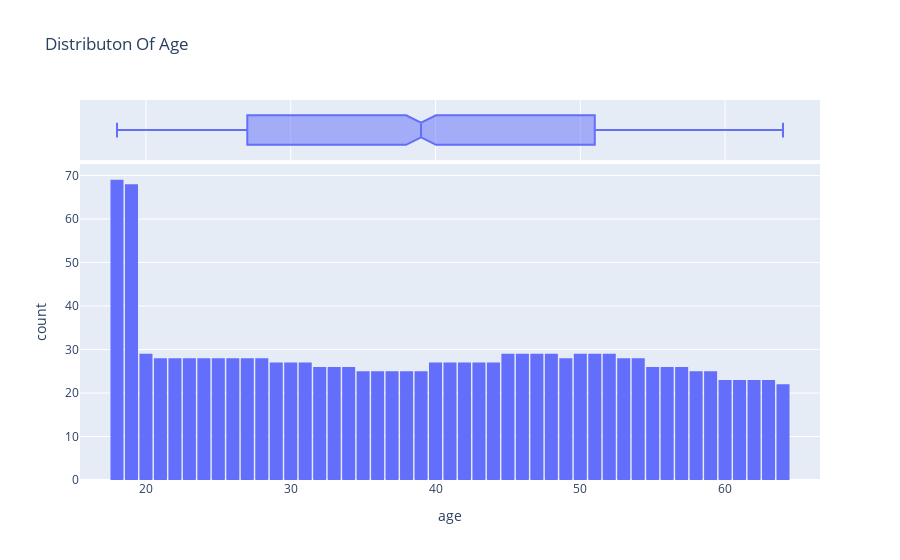

Notebook code for this chart:
### Code cell
fig = px.histogram(medical_df,
                   x='age',
                   marginal='box',
                   nbins=47,
                   title= 'Distributon Of Age'
)
fig.update_layout(bargap=0.1)
fig.show()

### Figure 1 — Plotly figure (JSON) as saved in the notebook; plotly's stock layout.template omitted (floating-point values rounded to 4 significant figures; data arrays with more than 128 entries replaced by an {"elided": "..."} marker saying what was removed)
{"data": [{"alignmentgroup": "True", "bingroup": "x", "hovertemplate": "age=%{x}<br>count=%{y}<extra></extra>", "legendgroup": "", "marker": {"color": "#636efa", "pattern": {"shape": ""}}, "name": "", "nbinsx": 47, "offsetgroup": "", "orientation": "v", "showlegend": false, "type": "histogram", "x": {"elided": "1338 int values"}, "xaxis": "x", "yaxis": "y"}, {"alignmentgroup": "True", "hovertemplate": "age=%{x}<extra></extra>", "legendgroup": "", "marker": {"color": "#636efa"}, "name": "", "notched": true, "offsetgroup": "", "showlegend": false, "type": "box", "x": {"elided": "1338 int values"}, "xaxis": "x2", "yaxis": "y2"}], "layout": {"bargap": 0.1, "barmode": "relative", "legend": {"tracegroupgap": 0}, "title": {"text": "Distributon Of Age"}, "xaxis": {"anchor": "y", "domain": [0, 1], "title": {"text": "age"}}, "xaxis2": {"anchor": "y2", "domain": [0, 1], "matches": "x", "showgrid": true, "showticklabels": false}, "yaxis": {"anchor": "x", "domain": [0, 0.8316], "title": {"text": "count"}}, "yaxis2": {"anchor": "x2", "domain": [0.8416, 1], "matches": "y2", "showgrid": false, "showline": false, "showticklabels": false, "ticks": ""}}}
